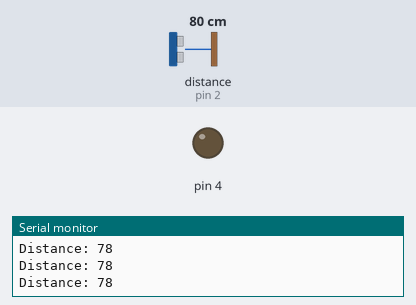
Bench run of a sketch on a simulated Arduino Uno, built with avr-gcc and run on an emulated ATmega328P. On the bench: output pins drawn as LEDs (lit = HIGH), the last lines printed to the serial monitor. Wiring (inferred from the names in the program): ultrasonic range finder: trigger pin 3; echo pin 2. The inputs (shaded band) are chosen by the test bench; at power-on: distance to the obstacle (sensor on pin 2) 80 cm. The echo pulse lasts 58.3 µs per cm; pins used as bus, display or sensor lines are not drawn.

Above: at 1.2 s.
1.3 s: distance to the obstacle (sensor on pin 2) set to 10 cm
4.3 s: distance to the obstacle (sensor on pin 2) set to 7 cm
At 5.5 s:
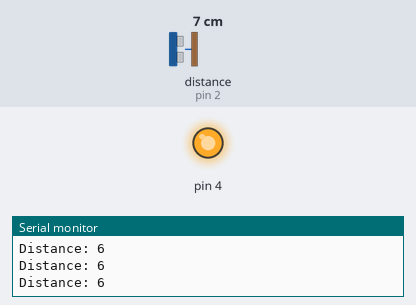
5.8 s: distance to the obstacle (sensor on pin 2) set to 18 cm
At 6.2 s:
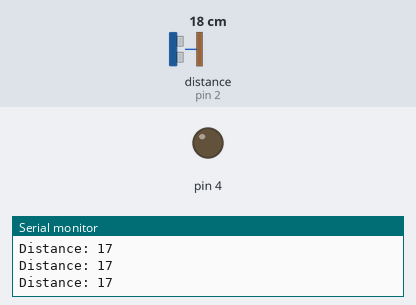
7.3 s: distance to the obstacle (sensor on pin 2) set to 2 cm
At 8.2 s:
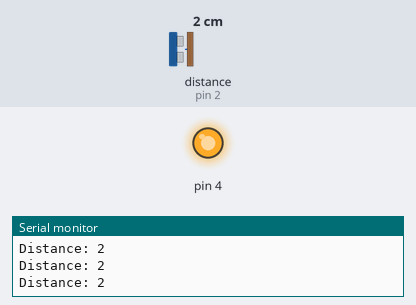
Timing chart, 0 to 9.8 s (numbered marks = the images above; inputs shaded):
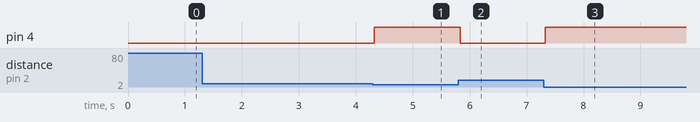

Measured:
- the behaviour switches between 9 and 8 cm on distance to the obstacle (sensor on pin 2) (found by bisection; images 0 and 1)
- after the input at 4.3 s, pin 4: LOW → HIGH at once
- after the input at 5.8 s, pin 4: HIGH → LOW at once
- after the input at 7.3 s, pin 4: LOW → HIGH at once

The sketch:

Sonar.ino
```cpp
// Arduino stepper motor control code

#include <Stepper.h> // Include the header file
const int trigPin = 3;
const int echoPin = 2;
long duration;
int distance;


// change this to the number of steps on your motor


void setup() {
  Serial.begin(9600);

pinMode(trigPin, OUTPUT); // Sets the trigPin as an Output
pinMode(echoPin, INPUT); // Sets the echoPin as an Input
pinMode(4, OUTPUT);
Serial.begin(9600); // Starts the serial communication
}

void loop() {
// Clears the trigPin
digitalWrite(trigPin, LOW);
delayMicroseconds(2);
// Sets the trigPin on HIGH state for 10 micro seconds
digitalWrite(trigPin, HIGH);
delayMicroseconds(10);
digitalWrite(trigPin, LOW);
// Reads the echoPin, returns the sound wave travel time in microseconds
duration = pulseIn(echoPin, HIGH);
// Calculating the distance
distance= duration*0.034/2;
// Prints the distance on the Serial Monitor
Serial.print("Distance: ");
Serial.println(distance);
if(distance<8)
{
  digitalWrite(4,HIGH);
  delay(100);
}

else
digitalWrite(4, LOW);

}
```
